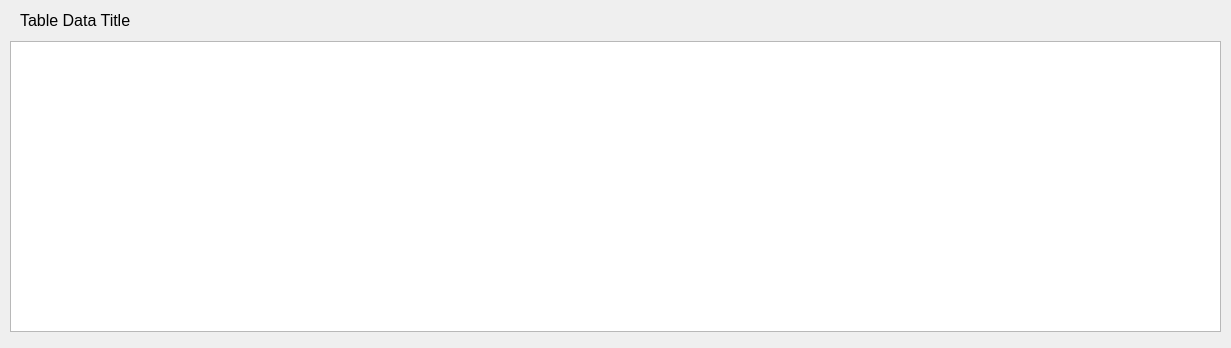
<?xml version="1.0" encoding="UTF-8"?>
<ui version="4.0">
 <class>TableDialog</class>
 <widget class="QDialog" name="TableDialog">
  <property name="windowModality">
   <enum>Qt::WindowModal</enum>
  </property>
  <property name="geometry">
   <rect>
    <x>0</x>
    <y>0</y>
    <width>1231</width>
    <height>348</height>
   </rect>
  </property>
  <property name="windowTitle">
   <string>Table View</string>
  </property>
  <property name="modal">
   <bool>true</bool>
  </property>
  <widget class="QTableWidget" name="tableWidget">
   <property name="geometry">
    <rect>
     <x>10</x>
     <y>41</y>
     <width>1211</width>
     <height>291</height>
    </rect>
   </property>
   <attribute name="horizontalHeaderStretchLastSection">
    <bool>true</bool>
   </attribute>
   <attribute name="verticalHeaderStretchLastSection">
    <bool>false</bool>
   </attribute>
  </widget>
  <widget class="QLabel" name="tableTitle">
   <property name="geometry">
    <rect>
     <x>20</x>
     <y>5</y>
     <width>1191</width>
     <height>31</height>
    </rect>
   </property>
   <property name="font">
    <font>
     <pointsize>12</pointsize>
    </font>
   </property>
   <property name="text">
    <string>Table Data Title</string>
   </property>
  </widget>
 </widget>
 <resources/>
 <connections/>
</ui>
